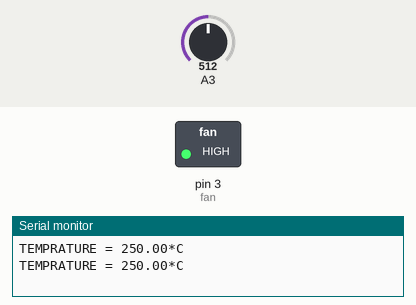
This sketch was run on a simulated Arduino Uno, built with avr-gcc and run on an emulated ATmega328P. Parts: switched loads named in the sketch (green lamp = pin HIGH), the last lines printed to the serial monitor. The test bench sets the inputs (shaded band); at power-on: A3 = 512.

Above: at 1.8 s.
1.9 s: A3 set to 57
3.4 s: A3 set to 48
At 5.0 s:
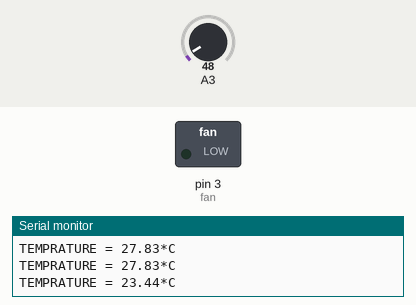
5.5 s: A3 set to 122
At 6.6 s:
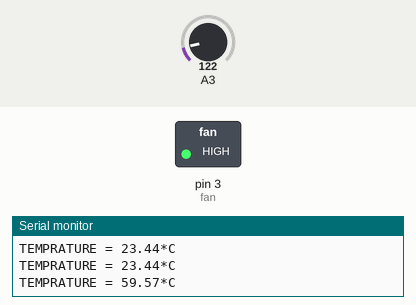
7.5 s: A3 set to 15
At 9.3 s:
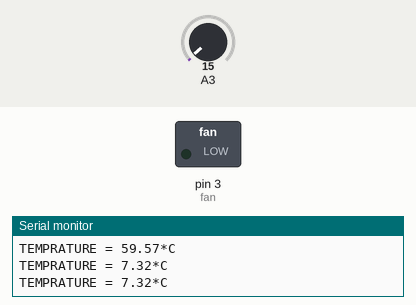
Timing chart, 0 to 10.5 s (numbered marks = the images above; inputs shaded):
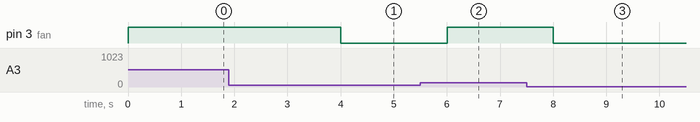

Measured:
- the behaviour switches between 52 and 51 on A3 (found by bisection; images 0 and 1)
- after the input at 3.4 s, pin 3 (fan): HIGH → LOW after 0.60 s
- after the input at 5.5 s, pin 3 (fan): LOW → HIGH after 0.51 s
- after the input at 7.5 s, pin 3 (fan): HIGH → LOW after 0.51 s

The sketch:

temp_sensor_with_fan.ino
```cpp
int val;
int tempPin = 3;
int fan = 3;


void setup(){
  Serial.begin(9600);
  pinMode(fan, OUTPUT);
}


void loop(){
  val = analogRead(A3);
  float mv = ( val/1024.0)*5000;
  float cel = mv/10;
  Serial.print("TEMPRATURE = ");
  Serial.print(cel);
  Serial.print("*C");
  Serial.println();

  if( cel > 25 )
    digitalWrite(fan, HIGH); //Turns on the fan when temperature is high

  else
    digitalWrite(fan, LOW); //Turns off the fan when temperature is low

  delay(1000);
}
```
